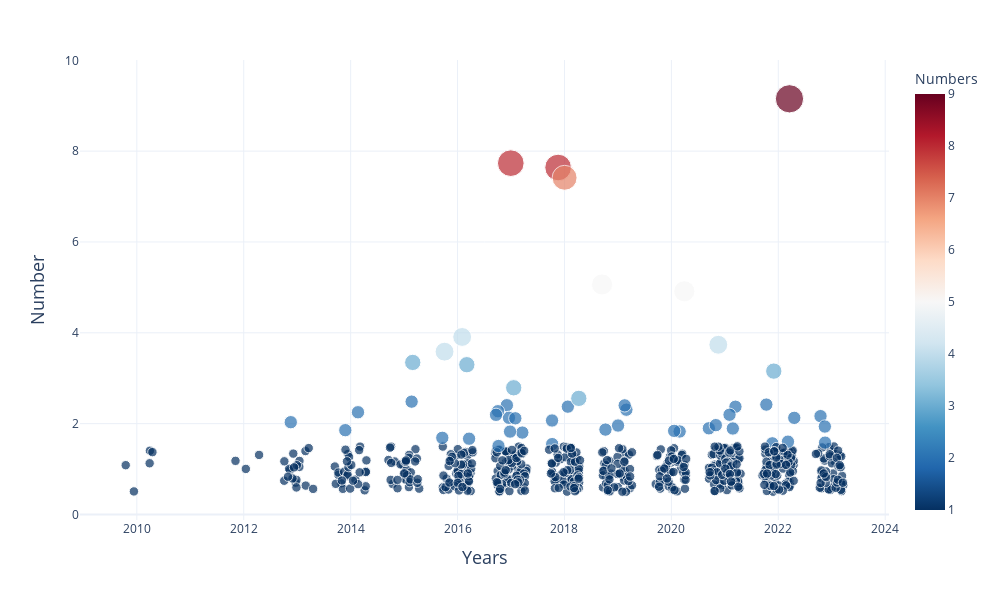

Notebook source saved alongside this figure:
### Markdown cell above
marker_symbol 参数可以设置不同的标记形状,主要有以下几种:

'circle' - 默认的圆形标记
'square' - 正方形标记
'diamond' - 菱形标记
'cross' - 十字标记
'x' - X形标记
'triangle-up' - 向上三角形标记
'triangle-down' - 向下三角形标记
'triangle-left' - 左向三角形标记
'triangle-right' - 右向三角形标记
'pentagon' - 五边形标记
'hexagon' - 六边形标记
'hexagon2' - 六边形标记的另一种样式
'octagon' - 八边形标记
'star' - 星形标记
'line' - 线条标记
'dash' - 短线条标记
'dot' - 圆点标记
'circle-open' - 空心圆标记
'circle-dot' - 圆环点标记
'square-open' - 空心方块标记
'square-dot' - 带圆点的方块标记

### Code cell
import plotly.express as px
import pandas as pd
import numpy as np

df = pd.read_csv('Mt_keywords_counts_year.csv')

# df的count列转为float类型
df['Count'] = df['Count'].astype(float)
df['Counts'] = df['Count'] + np.random.uniform(-0.5, 0.5, size=len(df))
df['Years'] = df['Year'] + np.random.uniform(-0.3, 0.3, size=len(df))

fig = px.scatter(df, 
                 x='Years', 
                 y='Counts', 
                 size='Count',
                 color='Count',
                 hover_name='Keyword',  # 使用关键词作为悬浮名称
                 hover_data=['Year', 'Count'],  
                 size_max=20,
                 title='',
                 labels={"Count": "Numbers", "Year": "Years"},
                 color_continuous_scale="Rdbu_r",
                )

fig.update_layout(
    template="plotly_white",
    width=1000,
    height=600,
    xaxis=dict(title=dict(text='Years', font=dict(size=18))),
    yaxis=dict(title=dict(text='Number', font=dict(size=18)),
    )
)


fig.show()

### Figure 1 — Plotly figure (JSON) as saved in the notebook; plotly's stock layout.template omitted (floating-point values rounded to 4 significant figures; data arrays with more than 128 entries replaced by an {"elided": "..."} marker saying what was removed)
{"data": [{"customdata": {"elided": "650x2 int values"}, "hovertemplate": "<b>%{hovertext}</b><br><br>Years=%{customdata[0]}<br>Counts=%{y}<br>Numbers=%{marker.color}<extra></extra>", "hovertext": {"elided": "650 str values"}, "legendgroup": "", "marker": {"color": {"elided": "650 int values"}, "coloraxis": "coloraxis", "size": {"elided": "650 int values"}, "sizemode": "area", "sizeref": 0.0225, "symbol": "circle"}, "mode": "markers", "name": "", "orientation": "v", "showlegend": false, "type": "scatter", "x": {"elided": "650 float values"}, "xaxis": "x", "y": {"elided": "650 float values"}, "yaxis": "y"}], "layout": {"coloraxis": {"colorbar": {"title": {"text": "Numbers"}}, "colorscale": [[0, "rgb(5,48,97)"], [0.1, "rgb(33,102,172)"], [0.2, "rgb(67,147,195)"], [0.3, "rgb(146,197,222)"], [0.4, "rgb(209,229,240)"], [0.5, "rgb(247,247,247)"], [0.6, "rgb(253,219,199)"], [0.7, "rgb(244,165,130)"], [0.8, "rgb(214,96,77)"], [0.9, "rgb(178,24,43)"], [1, "rgb(103,0,31)"]]}, "height": 600, "legend": {"itemsizing": "constant", "tracegroupgap": 0}, "margin": {"t": 60}, "width": 1000, "xaxis": {"anchor": "y", "domain": [0, 1], "title": {"font": {"size": 18}, "text": "Years"}}, "yaxis": {"anchor": "x", "domain": [0, 1], "title": {"font": {"size": 18}, "text": "Number"}}}}
